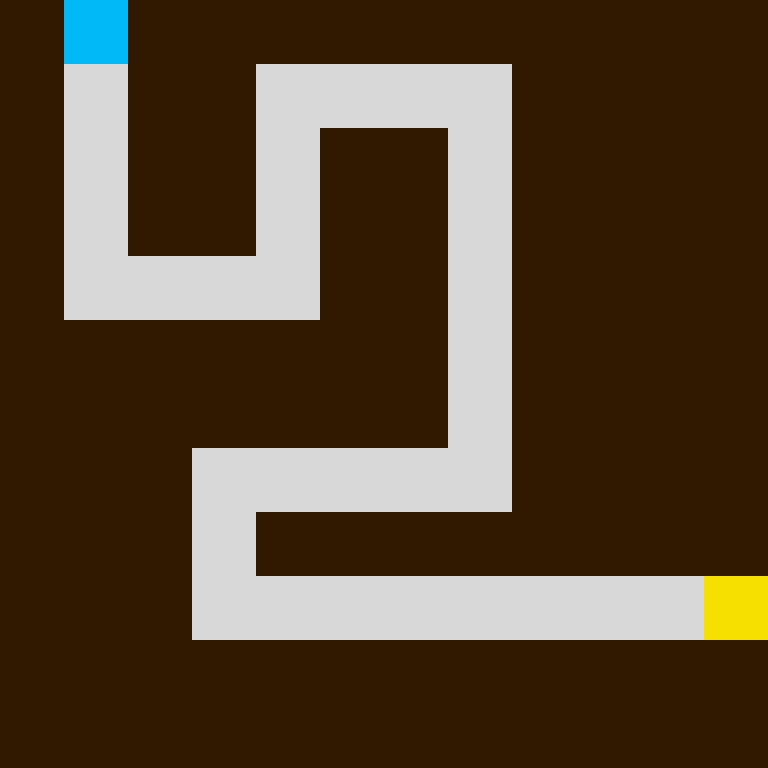

Below is a game level as drawn by its tile map, then a one-line description and the .tmx file that defines it, in full:
An orthogonal 12x12 tile map with 64x64 px tiles, 4 tile layers (Walls, Path, Start, Goal).

<map version="1.2" tiledversion="1.2.0" orientation="orthogonal" renderorder="right-down" width="12" height="12" tilewidth="64" tileheight="64" infinite="0" nextlayerid="7" nextobjectid="8">
 <tileset firstgid="1" source="ProgrammerArtTileSet.tsx" />
 <layer id="1" name="Walls" width="12" height="12">
  <data encoding="csv">
1,0,1,1,1,1,1,1,1,1,1,1,
1,0,1,1,0,0,0,0,1,1,1,1,
1,0,1,1,0,1,1,0,1,1,1,1,
1,0,1,1,0,1,1,0,1,1,1,1,
1,0,0,0,0,1,1,0,1,1,1,1,
1,1,1,1,1,1,1,0,1,1,1,1,
1,1,1,1,1,1,1,0,1,1,1,1,
1,1,1,0,0,0,0,0,1,1,1,1,
1,1,1,0,1,1,1,1,1,1,1,1,
1,1,1,0,0,0,0,0,0,0,0,0,
1,1,1,1,1,1,1,1,1,1,1,1,
1,1,1,1,1,1,1,1,1,1,1,1
</data>
 </layer>
 <layer id="4" name="Path" width="12" height="12">
  <data encoding="csv">
0,2,0,0,0,0,0,0,0,0,0,0,
0,2,0,0,2,2,2,2,0,0,0,0,
0,2,0,0,2,0,0,2,0,0,0,0,
0,2,0,0,2,0,0,2,0,0,0,0,
0,2,2,2,2,0,0,2,0,0,0,0,
0,0,0,0,0,0,0,2,0,0,0,0,
0,0,0,0,0,0,0,2,0,0,0,0,
0,0,0,2,2,2,2,2,0,0,0,0,
0,0,0,2,0,0,0,0,0,0,0,0,
0,0,0,2,2,2,2,2,2,2,2,2,
0,0,0,0,0,0,0,0,0,0,0,0,
0,0,0,0,0,0,0,0,0,0,0,0
</data>
 </layer>
 <layer id="5" name="Start" width="12" height="12">
  <data encoding="csv">
0,3,0,0,0,0,0,0,0,0,0,0,
0,0,0,0,0,0,0,0,0,0,0,0,
0,0,0,0,0,0,0,0,0,0,0,0,
0,0,0,0,0,0,0,0,0,0,0,0,
0,0,0,0,0,0,0,0,0,0,0,0,
0,0,0,0,0,0,0,0,0,0,0,0,
0,0,0,0,0,0,0,0,0,0,0,0,
0,0,0,0,0,0,0,0,0,0,0,0,
0,0,0,0,0,0,0,0,0,0,0,0,
0,0,0,0,0,0,0,0,0,0,0,0,
0,0,0,0,0,0,0,0,0,0,0,0,
0,0,0,0,0,0,0,0,0,0,0,0
</data>
 </layer>
 <layer id="6" name="Goal" width="12" height="12">
  <data encoding="csv">
0,0,0,0,0,0,0,0,0,0,0,0,
0,0,0,0,0,0,0,0,0,0,0,0,
0,0,0,0,0,0,0,0,0,0,0,0,
0,0,0,0,0,0,0,0,0,0,0,0,
0,0,0,0,0,0,0,0,0,0,0,0,
0,0,0,0,0,0,0,0,0,0,0,0,
0,0,0,0,0,0,0,0,0,0,0,0,
0,0,0,0,0,0,0,0,0,0,0,0,
0,0,0,0,0,0,0,0,0,0,0,0,
0,0,0,0,0,0,0,0,0,0,0,4,
0,0,0,0,0,0,0,0,0,0,0,0,
0,0,0,0,0,0,0,0,0,0,0,0
</data>
 </layer>
</map>